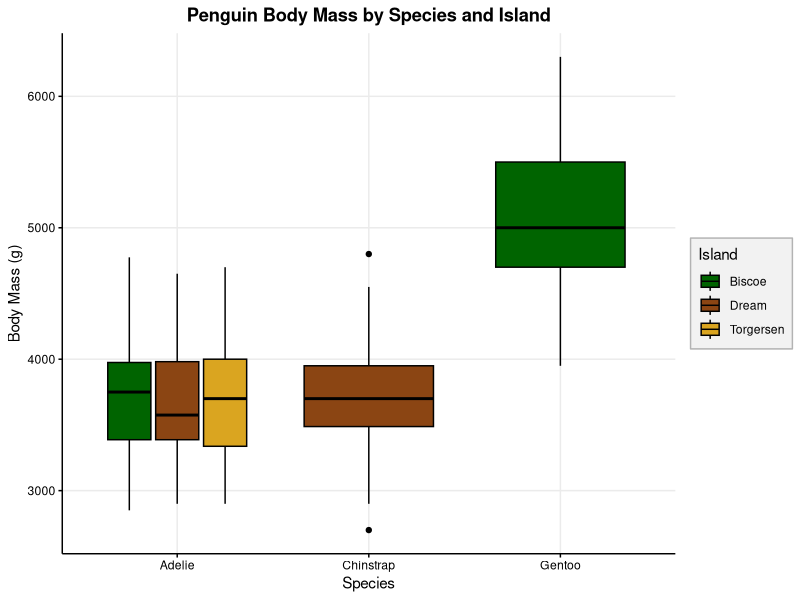
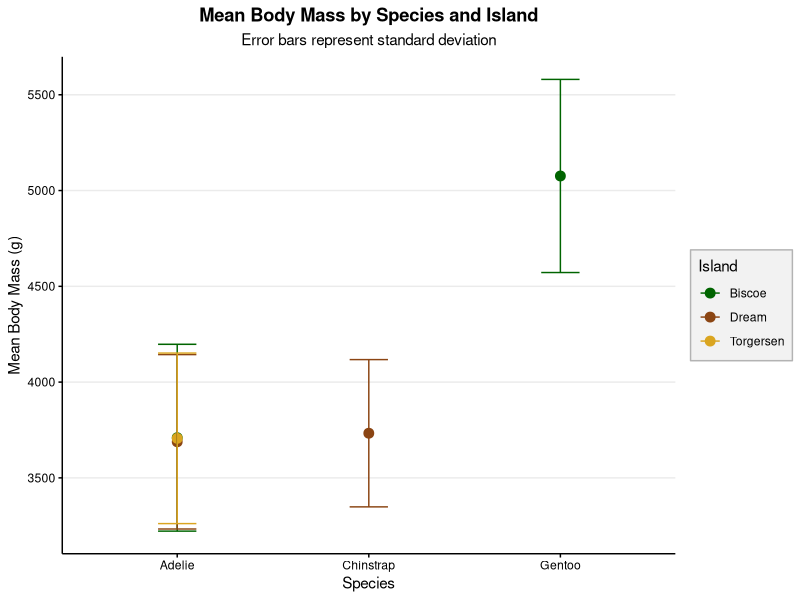
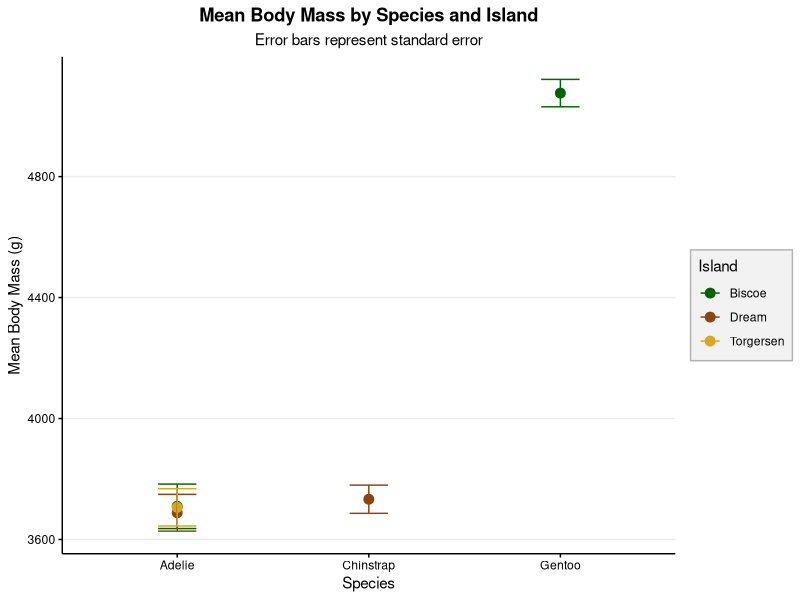

Generate these figures, in order, with R:
## ---- chunk 1
library(tidyverse)
library(palmerpenguins)
library(here)

#| echo: false
#| source(here::here("code", "workshop_01_r4marinescience.R"))
## ---- chunk 2
#| echo: false
#| #  Pipe your data to group_by() and summarise() to calculate the mean body mass for each species and island.
penguinoverview <- penguins %>%
  group_by(species, island) %>%
  summarise(
    mean_mass_g = mean(body_mass_g, na.rm = TRUE),         # Calculate mean ignoring missing cells
    sd_mass_g   = sd(body_mass_g, na.rm = TRUE)            # Standard deviation calculation
  )

penguinoverview

penguins %>%
  ggplot(aes(x = species,
             y = body_mass_g,
             fill = island)) +
  geom_boxplot(color = "black") +
  labs(
    title = "Penguin Body Mass by Species and Island",
    x = "Species",
    y = "Body Mass (g)",
    fill = "Island"
  ) +
  theme_minimal() +
  scale_fill_manual(values = c(
    "darkgreen",
    "saddlebrown",
    "goldenrod"
  )) +
  theme(
    text = element_text(color = "black"),
    axis.text = element_text(color = "black"),
    axis.title = element_text(color = "black"),
    axis.line = element_line(color = "black"),
    axis.ticks = element_line(color = "black"),
    panel.grid.minor = element_blank(),
    legend.background = element_rect(
      fill = "grey95",
      color = "grey70"
    ),
    legend.key = element_rect(
      fill = "grey95",
      color = NA
    ),
    legend.position = "right",
    plot.title = element_text(
      face = "bold",
      hjust = 0.5
    )
  )

## ---- chunk 3
#| echo: false
#| # Pipe directly from aggregation to plotting with error bars

mass_compare_plot <- penguins |>
  group_by(species, island) |>
  summarise(
    mean_mass = mean(body_mass_g, na.rm = TRUE),
    sd_mass = sd(body_mass_g, na.rm = TRUE),
    n = n(),
    .groups = "drop"
  ) |>
  ggplot(aes(x = species, y = mean_mass, colour = island)) +
  geom_point(size = 3) +
  geom_errorbar(aes(ymin = mean_mass - sd_mass, 
                    ymax = mean_mass + sd_mass), 
                width = 0.2) +
  labs(
    title = "Mean Body Mass by Species and Island",
    subtitle = "Error bars represent standard deviation",
    y = "Mean Body Mass (g)",
    x = "Species",
    colour = "Island"
  ) +
  scale_colour_manual(
    values = c(
      "darkgreen",
      "saddlebrown",
      "goldenrod"
    )
  ) + 
  theme_minimal() +
  theme(
    text = element_text(color = "black"),
    axis.text = element_text(color = "black"),
    axis.title = element_text(color = "black"),
    axis.line = element_line(color = "black"),
    axis.ticks = element_line(color = "black"),
    panel.grid.minor = element_blank(),
    panel.grid.major.x = element_blank(),
    legend.background = element_rect(
      fill = "grey95",
      color = "grey70"
    ),
    legend.key = element_rect(
      fill = "grey95",
      color = NA
    ),
    legend.position = "right",
    plot.title = element_text(
      face = "bold",
      hjust = 0.5
    ),
    plot.subtitle = element_text(
      hjust = 0.5,
      color = "black"
    )
  )


mass_compare_plot

## ---- chunk 4
mass_compare_plot_se <- penguins |>
  group_by(species, island) |>
  summarise(
    mean_mass = mean(body_mass_g, na.rm = TRUE),
    sd_mass = sd(body_mass_g, na.rm = TRUE),
    n = n(),
    se_mass = sd_mass / sqrt(n),
    .groups = "drop"
  ) |>
  ggplot(aes(x = species, y = mean_mass, colour = island)) +
  geom_point(size = 3) +
  geom_errorbar(
    aes(
      ymin = mean_mass - se_mass,
      ymax = mean_mass + se_mass
    ),
    width = 0.2
  ) +
  labs(
    title = "Mean Body Mass by Species and Island",
    subtitle = "Error bars represent standard error",
    y = "Mean Body Mass (g)",
    x = "Species",
    colour = "Island"
  ) +
  scale_colour_manual(
    values = c(
      "darkgreen",
      "saddlebrown",
      "goldenrod"
    )
  ) +
  theme_minimal() +
  theme(
    text = element_text(color = "black"),
    axis.text = element_text(color = "black"),
    axis.title = element_text(color = "black"),
    axis.line = element_line(color = "black"),
    axis.ticks = element_line(color = "black"),
    panel.grid.minor = element_blank(),
    panel.grid.major.x = element_blank(),
    legend.background = element_rect(
      fill = "grey95",
      color = "grey70"
    ),
    legend.key = element_rect(
      fill = "grey95",
      color = NA
    ),
    legend.position = "right",
    plot.title = element_text(
      face = "bold",
      hjust = 0.5
    ),
    plot.subtitle = element_text(
      hjust = 0.5,
      color = "black"
    )
  )

mass_compare_plot_se
## ---- chunk 5
penguinoverview <- penguins %>%
  group_by(species, island) %>%
  summarise(
    mean_mass_g = mean(body_mass_g, na.rm = TRUE),
    sd_mass_g = sd(body_mass_g, na.rm = TRUE),
    n = n(),
    se_mass_g = sd_mass_g / sqrt(n),
    .groups = "drop"
  )

penguinoverview
